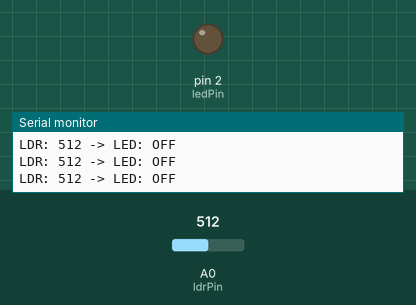
Bench run of a sketch on a simulated Arduino Uno, built with avr-gcc and run on an emulated ATmega328P. On the bench: output pins drawn as LEDs (lit = HIGH), the last lines printed to the serial monitor. Inputs (shaded band) come from the test bench; at power-on: A0 (ldrPin) = 512.

Above: at 1.2 s.
1.3 s: A0 (ldrPin) set to 11
2.8 s: A0 (ldrPin) set to 8
At 3.9 s:
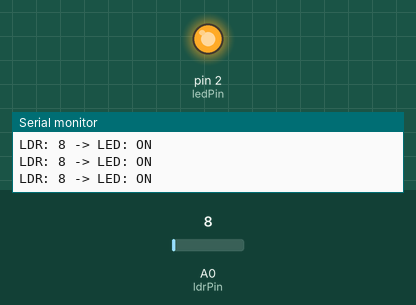
4.3 s: A0 (ldrPin) set to 122
At 5.3 s:
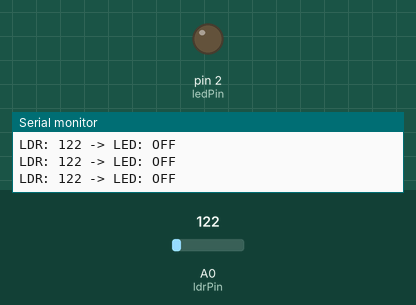
5.9 s: A0 (ldrPin) set to 0
At 6.6 s:
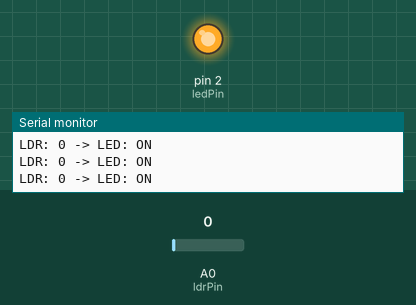
Timing chart, 0 to 8.5 s (numbered marks = the images above; inputs shaded):
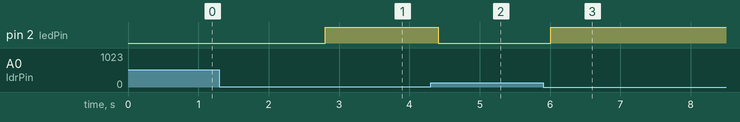

The sketch:

1st.ino
```cpp
int ldrPin = A0;
int ledPin = 2;

void setup() {
  pinMode(ledPin, OUTPUT);
  Serial.begin(9600);
}

void loop() {
  int ldrValue = analogRead(ldrPin);

  if (ldrValue < 10) {
    digitalWrite(ledPin, HIGH);
  } else {
    digitalWrite(ledPin, LOW);
  }

  Serial.print("LDR: ");
  Serial.print(ldrValue);
  Serial.print(" -> LED: ");
  Serial.println(ldrValue < 10 ? "ON" : "OFF");

  delay(200);
}
```

Measured:
- the behaviour switches between 10 and 9 on A0 (ldrPin) (found by bisection; images 0 and 1)
- after the input at 2.8 s, pin 2 (ledPin): LOW → HIGH at once
- after the input at 4.3 s, pin 2 (ledPin): HIGH → LOW after 0.11 s
- after the input at 5.9 s, pin 2 (ledPin): LOW → HIGH after 0.11 s
